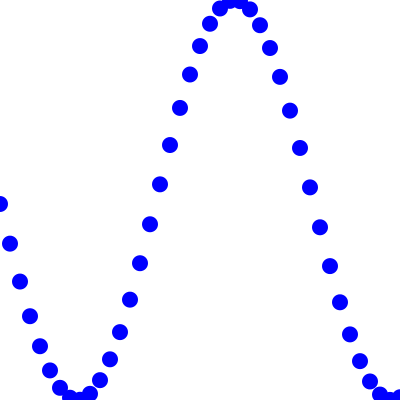
Frame 1 (no input)
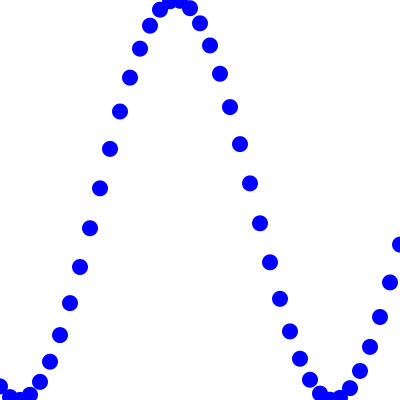
Frame 60 (the mouse pressed at the canvas centre just before this capture)
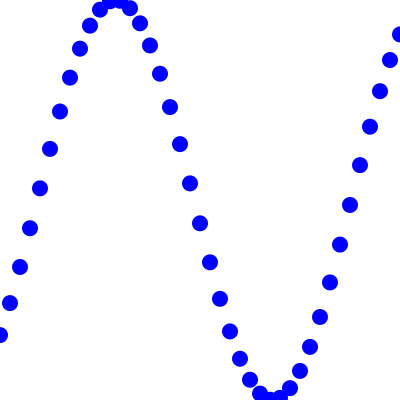
Frame 120 (the mouse held since frame 60 and released just before this capture)

The Processing sketch that drew these frames (run headless with seeded random() and noise(); from frame 60 on, the mouse is pressed at the canvas centre):

// Processing sketch: wave
// ── wave.pde
//starting angle

float theta = 0.0;

void setup(){
  size(400,400);
}

void draw(){
  background(255);
  
  //Increment theta
  //try different values for 'angular velocity'
  theta +=0.02;
  
  noStroke();
  fill(0, 0, 255);
  
  float x = theta;
  //A simple way to draw a wave
  
  for (int i=0; i<=width; i++){
    //calc y from sin function and map
    float y = map(sin(x), -1, 1, 0, height);
    //draw ellipse
    ellipse(i*10, y, 16, 16);
    //Move along x-axis
    x +=0.2;
  }
}
